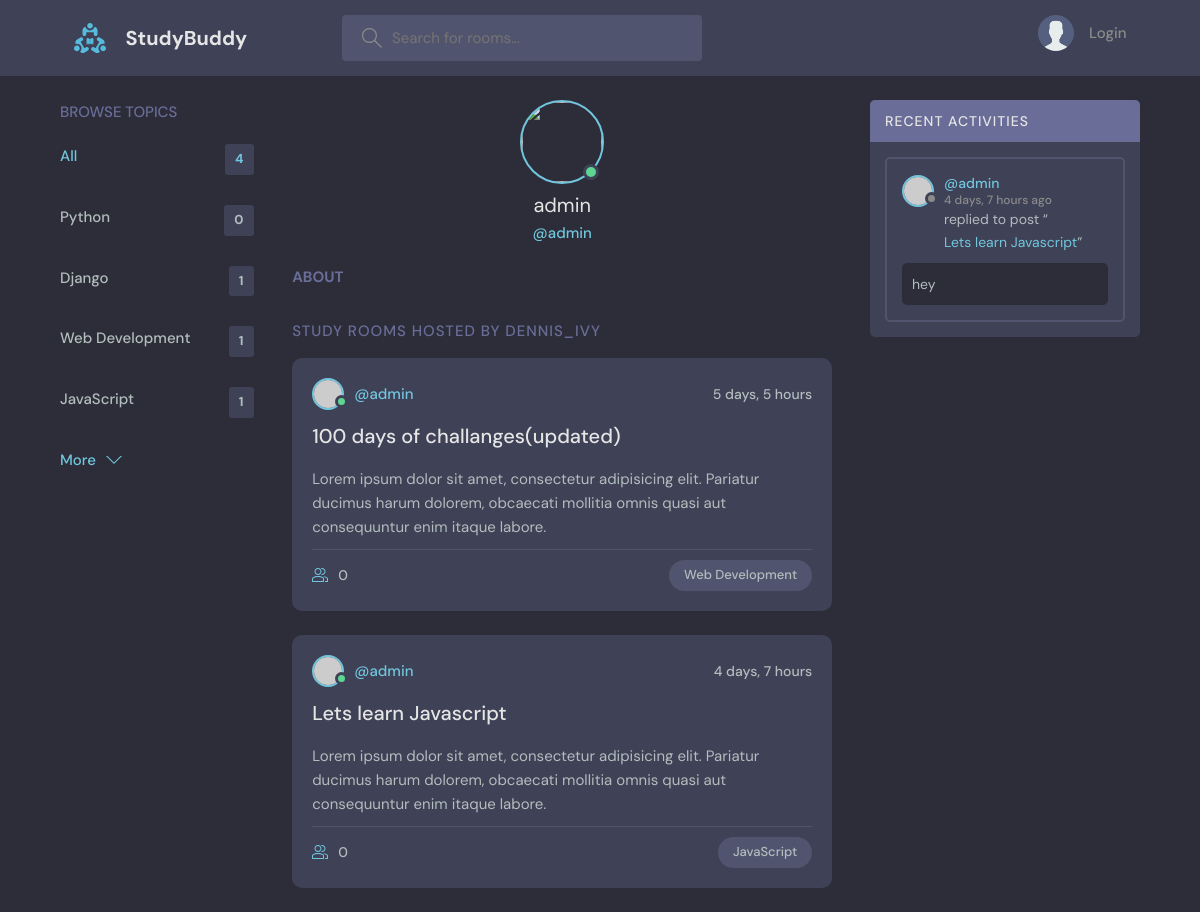
Before: /profile/1/ with the older database file.
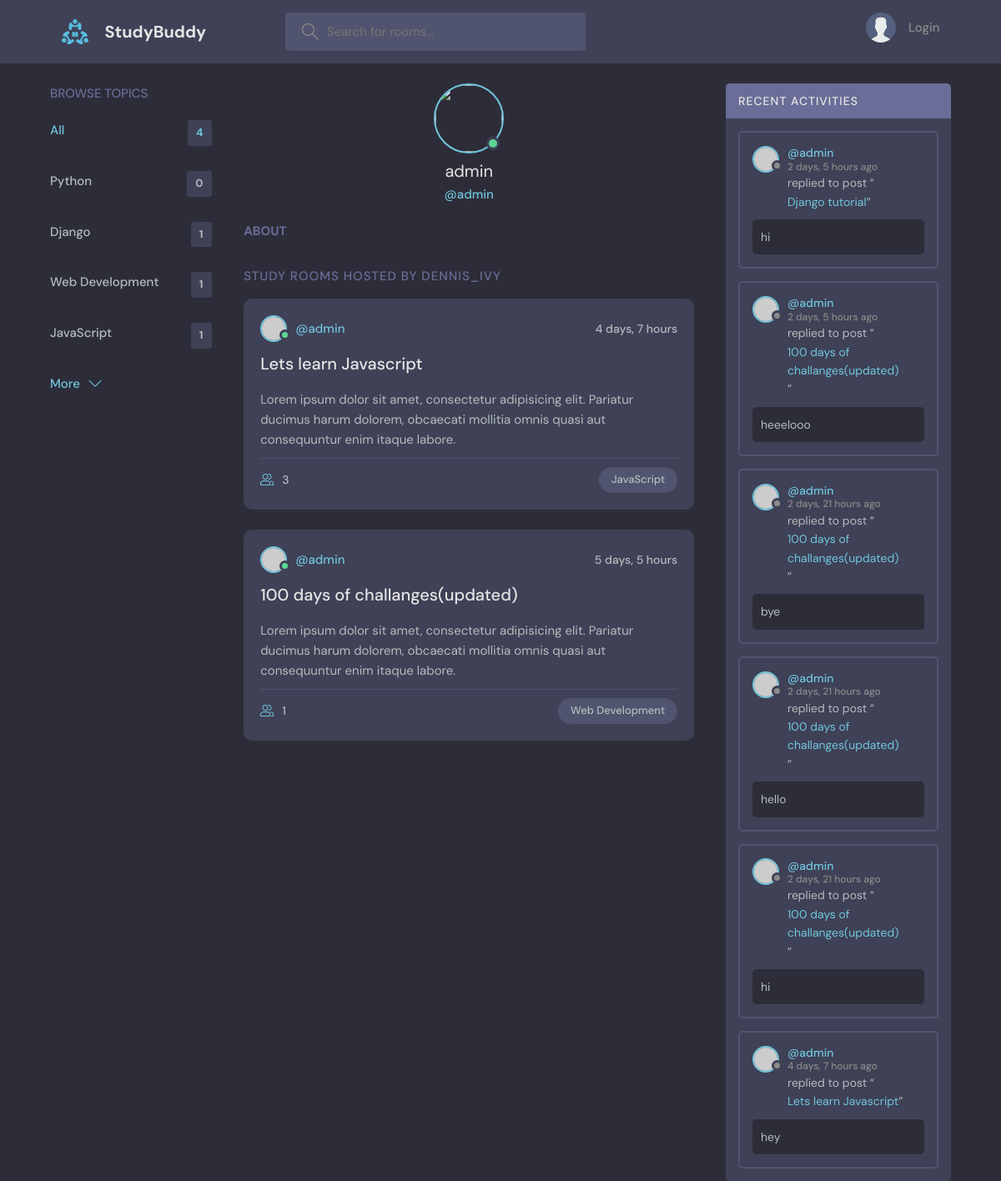
After: the same page with the newer database file.
### base/models.py (models this page shows, shortened)
class Topic(models.Model):
    name = models.CharField(max_length=200)

class Room(models.Model):
    host = models.ForeignKey(User, on_delete=models.SET_NULL,   null=True)
    topic = models.ForeignKey(Topic, on_delete=models.SET_NULL, null = True)
    name = models.CharField(max_length=200)
    description = models.TextField(null=True, blank=True)
    perticipants = models.ManyToManyField(User, related_name='participants', blank=True)
    updated = models.DateTimeField(auto_now=True)
    created = models.DateTimeField(auto_now_add=True)
    class Meta:
        ordering = ['-updated', '-created']
    def __str__(self):
        return self.name

class Message(models.Model):
    user = models.ForeignKey(User, on_delete=models.CASCADE)
    room = models.ForeignKey(Room, on_delete=models.CASCADE)
    body = models.TextField()
    updated = models.DateTimeField(auto_now=True)
    created = models.DateTimeField(auto_now_add=True)
    class Meta:
        ordering = ['-updated', '-created']

### base/views.py (the view)
# urls.py: path('profile/<str:pk>/', views.userProfile, name='user-profile'),
def userProfile(request, pk):
    user = User.objects.get(id=pk)
    rooms = user.room_set.all()
    room_messages = user.message_set.all()
    topics = Topic.objects.all()
    context = {'user':user, 'rooms':rooms, 'room_messages': room_messages, 'topics':topics}
    return render(request, 'base/profile.html', context)

### base/templates/base/profile.html (shortened to what this page needs)
{% extends 'main.html' %}
{% block content %}
<main class="profile-page layout layout--3">
  <div class="container">
    {% include 'base/topics_component.html' %}
    <div class="roomList">
      <div class="profile">
        <div class="profile__avatar">
          <div class="avatar avatar--large active">
            <img src="{{user.avatar.url}}" />
          </div>
        </div>
        <div class="profile__info">
          <h3>{{user.username}}</h3>
          <p>@{{user.username}}</p>
        </div>
        <div class="profile__about">
          <h3>About</h3>
        </div>
      </div>
      <div class="roomList__header">
        <div>
          <h2>Study Rooms Hosted by dennis_ivy</a>
          </h2>
        </div>
      </div>
      {% include 'base/feed_component.html' %}
    </div>
    {% include 'base/activity_component.html' %}
  </div>
</main>
{% endblock content %}

### base/templates/base/topics_component.html
<div class="topics">
  <div class="topics__header">
    <h2>Browse Topics</h2>
  </div>
  <ul class="topics__list">
    <li>
      <a href="{% url 'home' %}" class="active">All <span>{{topics.count}}</span></a>
    </li>
    {% for topic in topics %}
      <li>
        <a href="{% url 'home' %}?q={{topic.name}}"> {{topic.name}} <span>{{topic.room_set.all.count}}</span></a>
      </li>
    {% endfor %}
  </ul>
  <a class="btn btn--link" href="topics.html">
    More
    <svg version="1.1" xmlns="http://www.w3.org/2000/svg" width="32" height="32" viewBox="0 0 32 32">
      <title>chevron-down</title>
      <path d="M16 21l-13-13h-3l16 16 16-16h-3l-13 13z"></path>
    </svg>
  </a>
</div>

### base/templates/base/feed_component.html (shortened to what this page needs)
{% for room in rooms %}
<div class="roomListRoom">
  <div class="roomListRoom__header">
    <a href="{% url 'user-profile' 1 %}" class="roomListRoom__author">
      <div class="avatar avatar--small active">
        <img src="https://randomuser.me/api/portraits/men/11.jpg" />
      </div>
      <span>@{{ room.host.username }}</span>
    </a>
    <div class="roomListRoom__actions">
      <span>{{ room.created|timesince }}</span>
    </div>
  </div>
  <div class="roomListRoom__content">
    <a href="{% url 'room' room.id %}">{{ room.name }}</a>
    <p>
      Lorem ipsum dolor sit amet, consectetur adipisicing elit. Pariatur ducimus harum dolorem, obcaecati
      mollitia omnis quasi aut consequuntur enim itaque labore.
    </p>
  </div>
  <div class="roomListRoom__meta">
    <a class="roomListRoom__joined">
      {{room.perticipants.all.count}}
    </a>
    <p class="roomListRoom__topic">{{room.topic.name}}</p>
  </div>
</div>
{% endfor %}

### base/templates/base/activity_component.html (shortened to what this page needs)
<div class="activities">
  <div class="activities__header">
    <h2>Recent Activities</h2>
  </div>
  {% for message in  room_messages %}
  <div class="activities__box">
    <div class="activities__boxHeader roomListRoom__header">
      <a href="{% url 'user-profile' message.user.id %}" class="roomListRoom__author">
        <div class="avatar avatar--small">
          <img src="https://randomuser.me/api/portraits/women/11.jpg" />
        </div>
        <p>
          @{{message.user}}
          <span>{{message.created|timesince}} ago</span>
        </p>
      </a>
    </div>
    <div class="activities__boxContent">
      <p>replied to post “<a href="{% url 'room' message.room.id %}">{{message.room}}</a>”</p>
      <div class="activities__boxRoomContent">
        {{message.body}}
      </div>
    </div>
  </div>
  {% endfor %}
</div>

Changed rows visible on the page:
changed Room "Lets learn Javascript": perticipants.all.count "0" → "3"; moves up the list
computed for Room "100 days of challanges(updated)": perticipants.all.count "0" → "1"
added Message: user "admin", created "2 days, 5 hours", room "Django tutorial", body "hi"
added Message: user "admin", created "2 days, 5 hours", room "100 days of challanges(updated)", body "heeelooo"
added Message: user "admin", created "2 days, 21 hours", room "100 days of challanges(updated)", body "bye"
added Message: user "admin", created "2 days, 21 hours", room "100 days of challanges(updated)", body "hello"
added Message: user "admin", created "2 days, 21 hours", room "100 days of challanges(updated)", body "hi"
